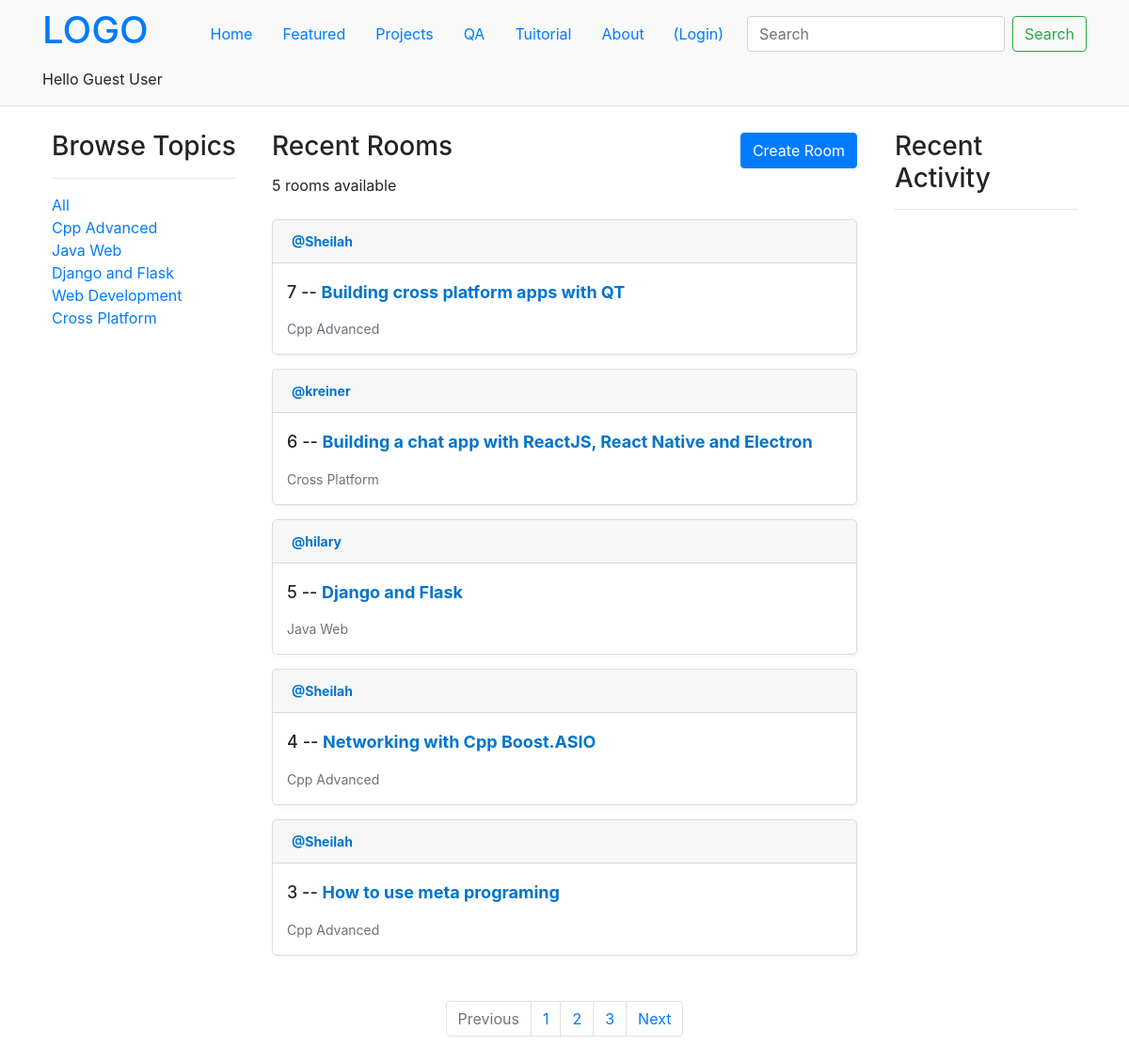
The app's page /, older data.
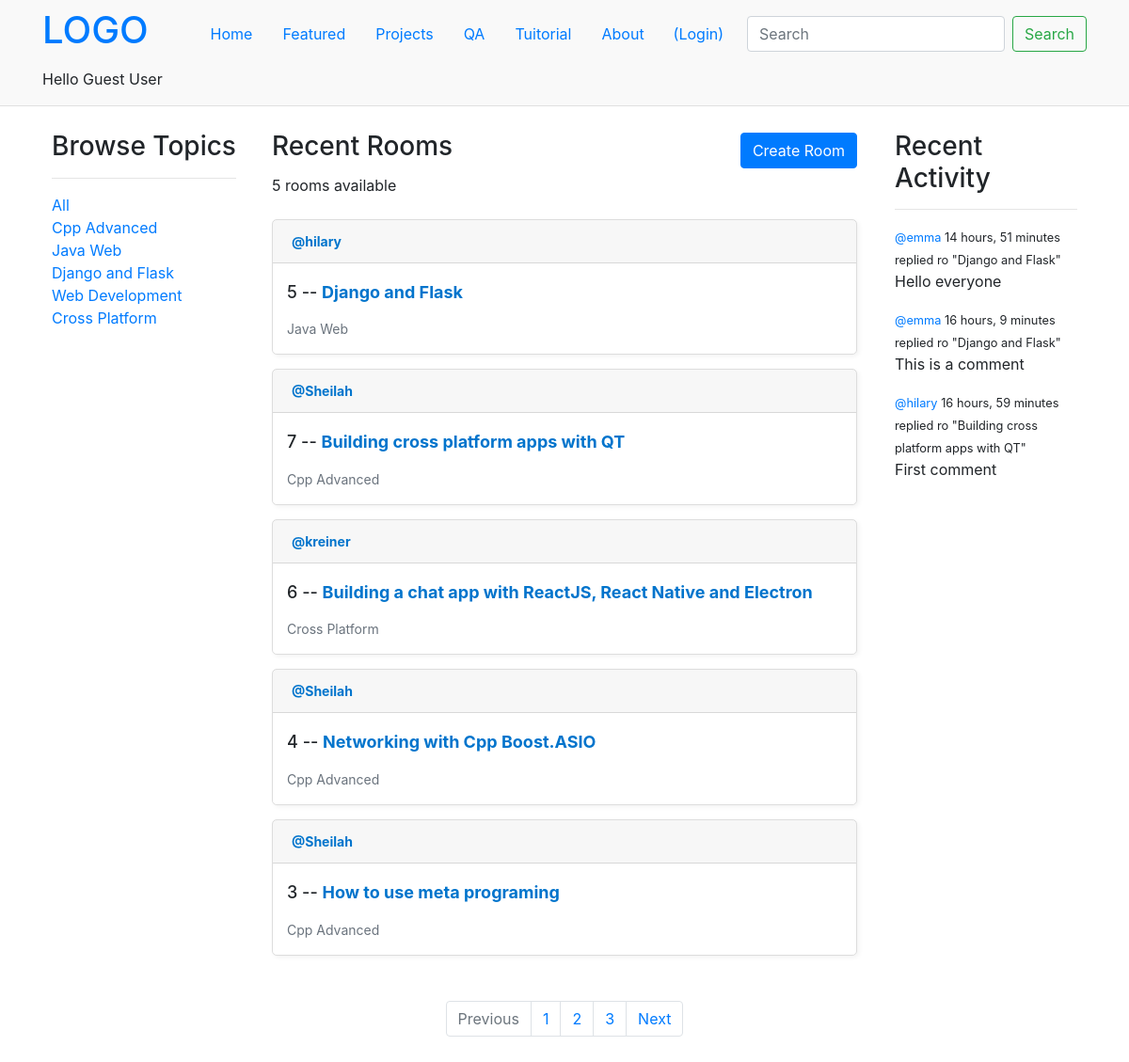
The same page, newer data.
### base/models.py (models this page shows, shortened)
class Topic(models.Model):
    name  = models.CharField(max_length=200)

class Room(models.Model):
    host = models.ForeignKey(User, on_delete=models.SET_NULL, null=True)
    topic = models.ForeignKey(Topic, on_delete=models.SET_NULL, null=True)
    name = models.CharField(max_length=200)
    description = models.TextField(null=True, blank=True)
    participants = models.ManyToManyField(User, related_name='participants', blank=True)
    updated  = models.DateTimeField(auto_now=True)
    created  = models.DateTimeField(auto_now_add=True)
    class Meta:
        ordering = ['-updated', '-created']
    def __str__(self):
        return self.name

class Message(models.Model):
    user = models.ForeignKey(User, on_delete=models.CASCADE)
    room = models.ForeignKey(Room, on_delete=models.CASCADE)
    body = models.TextField()
    updated  = models.DateTimeField(auto_now=True)
    created  = models.DateTimeField(auto_now_add=True)
    class Meta:
        ordering = ['-updated', '-created']
    def __str__(self):
        return self.body[0:50]

### base/views.py (the view)
# urls.py: path('', views.home, name='home'),
def home(request):
    q = request.GET.get('q') if request.GET.get('q') != None else ''
    rooms = Room.objects.filter(
        Q(topic__name__icontains=q) | Q(
            name__icontains=q) | Q(description__icontains=q)
    )
    topics = Topic.objects.all()
    room_count = rooms.count()
    room_messages = Message.objects.filter(Q(room__topic__name__icontains=q))
    context = {
        'rooms': rooms,
        'topics': topics,
        'room_count': room_count,
        'room_messages': room_messages,
    }
    return render(request, 'base/home.html', context)

### base/templates/base/home.html (shortened to what this page needs)
{% extends "main.html" %}
{% block content %}
<div class='home-container container'>
    <div>
        <div style="position: fixed;">
            {% include "base/topics_component.html" %}
        </div>
    </div>
    <div class="">
        <div class="d-flex mb-1" style="justify-content: space-between; align-items: center;">
            <h3>Recent Rooms</h3>
            <a href="{% url "create-room" %}">
                <button class="btn btn-primary">
                    Create Room
                </button>
            </a>
        </div>
        <p class="mb-4">{{room_count}} rooms available</p>
        {% include "base/feed_component.html" %}
        <nav aria-label="Page navigation example" class="my-5">
            <ul class="pagination justify-content-center">
                <li class="page-item disabled">
                    <a class="page-link">Previous</a>
                </li>
                <li class="page-item"><a class="page-link" href="#">1</a></li>
                <li class="page-item"><a class="page-link" href="#">2</a></li>
                <li class="page-item"><a class="page-link" href="#">3</a></li>
                <li class="page-item">
                <a class="page-link" href="#">Next</a>
                </li>
            </ul>
        </nav>
    </div>
    <div>
        {% include "base/activity_component.html" %}
    </div>
</div>
{% endblock content %}

### base/templates/base/topics_component.html
<h3>Browse Topics</h3>
<hr>
<div>
    <a href="{% url "home" %}">All</a>
</div>
{% for topic in topics %}
    <div>
        <a href="{% url "home" %}?q={{topic.name}}">{{topic.name}}</a>
    </div>
{% endfor %}

### base/templates/base/feed_component.html (shortened to what this page needs)
{% for room in rooms%}
<div class="feed-item">
    <div class="feed-header card-header m-0">
        <a href="{% url 'user-profile' room.host.id %}" class="author"
            >@{{ room.host.username }}</a
        >
    </div>
    <div class="feed-item-body">
        <h5 class="feed-title">
            {{ room.id }} --
            <a href="{% url 'room' room.id %}" class="room-link">{{ room.name }}</a>
        </h5>
        <small class="topic">{{ room.topic.name }}</small>
    </div>
</div>
{% endfor %}

### base/templates/base/activity_component.html (shortened to what this page needs)
<h3 class="fs-3">Recent Activity</h3>
<hr>
{% for message in room_messages %}
    <div>
        <small>
            <a href="{% url "user-profile" message.user.id %}">@{{message.user}}</a>
            {{message.created|timesince}}
        </small>
        <small>replied ro "{{message.room}}"</small>
        <p>{{message}}</p>
    </div>
{% endfor %}

Row changes from the older to the newer data that the page shows:
changed Room "Django and Flask": moves up the list
added Message: user "emma", created "14 hours, 51 minutes", room "Django and Flask", body "Hello everyone"
added Message: user "emma", created "16 hours, 9 minutes", room "Django and Flask", body "This is a comment"
added Message: user "hilary", created "16 hours, 59 minutes", room "Building cross platform apps with QT", body "First comment"
